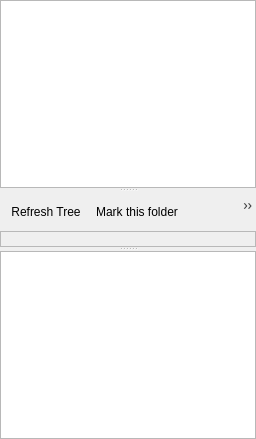
<?xml version="1.0" encoding="UTF-8"?>
<ui version="4.0">
  <class>FileBrowserWidget</class>
  <widget class="QWidget" name="FileBrowserWidget">
	<layout class="QVBoxLayout" name="verticalLayout_2">
	  <property name="spacing">
		<number>4</number>
	  </property>
	  <property name="margin">
		<number>0</number>
	  </property>
	  <item>
		<widget class="QSplitter" name="widget">
		  <property name="orientation">
			<enum>Qt::Vertical</enum>
		  </property>
		  <widget class="MarkListWidget" name="list_bookmarks">
			<property name="sizePolicy">
			  <sizepolicy hsizetype="Expanding" vsizetype="Maximum">
				<horstretch>0</horstretch>
				<verstretch>0</verstretch>
			  </sizepolicy>
			</property>
			<property name="maximumSize">
			  <size>
				<width>16777215</width>
				<height>16777215</height>
			  </size>
			</property>
			<property name="contextMenuPolicy">
			  <enum>Qt::ActionsContextMenu</enum>
			</property>
			<property name="acceptDrops">
			  <bool>true</bool>
			</property>
			<property name="editTriggers">
			  <set>QAbstractItemView::NoEditTriggers</set>
			</property>
			<property name="dragDropMode">
			  <enum>QAbstractItemView::DropOnly</enum>
			</property>
			<property name="alternatingRowColors">
			  <bool>true</bool>
			</property>
			<addaction name="actionRemoveBookmark"/>
		  </widget>
		  <widget class="QWidget" name="treeViewLabelAndToolBar">
			<property name="sizePolicy">
			  <sizepolicy hsizetype="Expanding" vsizetype="Maximum">
				<horstretch>0</horstretch>
				<verstretch>0</verstretch>
			  </sizepolicy>
			</property>
			<property name="maximumSize">
			  <size>
				<width>16777215</width>
				<height>37</height>
			  </size>
			</property>
			<layout class="QVBoxLayout" name="treeViewVerticalLayout">
			  <property name="spacing">
				<number>0</number>
			  </property>
			  <property name="sizeConstraint">
				<enum>QLayout::SetMinimumSize</enum>
			  </property>
			  <item>
				<widget class="QToolBar" name="treeViewToolbar">
				  <property name="sizePolicy">
					<sizepolicy hsizetype="Preferred" vsizetype="Fixed">
					  <horstretch>1</horstretch>
					  <verstretch>0</verstretch>
					</sizepolicy>
				  </property>
				  <property name="minimumSize">
					<size>
					  <width>0</width>
					  <height>39</height>
					</size>
				  </property>
				  <property name="maximumSize">
					<size>
					  <width>16777215</width>
					  <height>39</height>
					</size>
				  </property>
				  <addaction name="actionRefreshTree"/>
				  <addaction name="actionBookmarkFolder"/>
				  <addaction name="actionRemoveBookmark"/>
				  <addaction name="separator"/>
				  <addaction name="actionSetRootCurrentDir"/>
				  <addaction name="actionOneLevelUp"/>
				</widget>
			  </item>
			  <item>
				<widget class="KSqueezedTextLabel" name="treeViewLabel">
				  <property name="sizePolicy">
					<sizepolicy hsizetype="Expanding" vsizetype="Fixed">
					  <horstretch>0</horstretch>
					  <verstretch>0</verstretch>
					</sizepolicy>
				  </property>
				  <property name="frameShape">
					<enum>QFrame::StyledPanel</enum>
				  </property>
				</widget>
			  </item>
			</layout>
		  </widget>
		  <widget class="QTreeView" name="treeView_2">
			<property name="contextMenuPolicy">
			  <enum>Qt::ActionsContextMenu</enum>
			</property>
			<property name="dragEnabled">
			  <bool>true</bool>
			</property>
			<property name="dragDropMode">
			  <enum>QAbstractItemView::DragOnly</enum>
			</property>
			<property name="selectionMode">
			  <enum>QAbstractItemView::ExtendedSelection</enum>
			</property>
			<property name="verticalScrollMode">
			  <enum>QAbstractItemView::ScrollPerItem</enum>
			</property>
			<property name="autoExpandDelay">
			  <number>5</number>
			</property>
			<property name="uniformRowHeights">
			  <bool>true</bool>
			</property>
			<property name="sortingEnabled">
			  <bool>true</bool>
			</property>
			<property name="animated">
			  <bool>false</bool>
			</property>
			<property name="headerHidden">
			  <bool>true</bool>
			</property>
			<addaction name="actionRefreshTree"/>
			<addaction name="actionBookmarkFolder"/>
			<addaction name="actionSetCurrentStart"/>
			<addaction name="actionSetRootCurrentDir"/>
		  </widget>
		</widget>
	  </item>
	</layout>
	<action name="actionSetCurrentStart">
	  <property name="icon">
		<iconset resource="resource.qrc">
		  <normaloff>:/icons/user-home.png</normaloff>:/icons/user-home.png</iconset>
	  </property>
	  <property name="text">
		<string>Set This Dir as Start Directory</string>
	  </property>
	  <property name="toolTip">
		<string>Set current selected directory as a startup directory</string>
	  </property>
	</action>
	<action name="actionOneLevelUp">
	  <property name="enabled">
		<bool>false</bool>
	  </property>
	  <property name="icon">
		<iconset resource="resource.qrc">
		  <normaloff>:/icons/go-up.png</normaloff>:/icons/go-up.png</iconset>
	  </property>
	  <property name="text">
		<string>One Level Up</string>
	  </property>
	  <property name="iconText">
		<string>One Level Up</string>
	  </property>
	  <property name="toolTip">
		<string>Change root to one level up directory</string>
	  </property>
	  <property name="whatsThis">
		<string>Locks directory tree below to directory one level up form current</string>
	  </property>
	</action>
	<action name="actionRemoveBookmark">
	  <property name="icon">
		<iconset resource="resource.qrc">
		  <normaloff>:/icons/col_rem.png</normaloff>:/icons/col_rem.png</iconset>
	  </property>
	  <property name="text">
		<string>Remove mark</string>
	  </property>
	</action>
	<action name="actionBookmarkFolder">
	  <property name="icon">
		<iconset resource="resource.qrc">
		  <normaloff>:/icons/star.png</normaloff>:/icons/star.png</iconset>
	  </property>
	  <property name="text">
		<string>Mark this folder</string>
	  </property>
	</action>
	<action name="actionRefreshTree">
	  <property name="icon">
		<iconset resource="resource.qrc">
		  <normaloff>:/icons/reload.png</normaloff>:/icons/reload.png</iconset>
	  </property>
	  <property name="text">
		<string>Refresh Tree</string>
	  </property>
	  <property name="statusTip">
		<string>Refresh Tree</string>
	  </property>
	</action>
	<action name="actionSetRootCurrentDir">
	  <property name="checkable">
		<bool>true</bool>
	  </property>
	  <property name="icon">
		<iconset resource="resource.qrc">
		  <normaloff>:/icons/folder-locked.png</normaloff>:/icons/folder-locked.png</iconset>
	  </property>
	  <property name="text">
		<string>Set Current Dir as Root</string>
	  </property>
	  <property name="whatsThis">
		<string>Locks directory tree below to currently selected directory</string>
	  </property>
	</action>
  </widget>
  <customwidgets>
	<customwidget>
	  <class>MarkListWidget</class>
	  <extends>QListWidget</extends>
	  <header location="global">marklistwidget.h</header>
	</customwidget>
	<customwidget>
	  <class>KSqueezedTextLabel</class>
	  <extends>QLabel</extends>
	  <header>ksqueezedtextlabel.h</header>
	</customwidget>
  </customwidgets>
  <resources>
	<include location="../../src/resource.qrc"/>
  </resources>
  <connections>
	<connection>
	  <sender>actionRemoveBookmark</sender>
	  <signal>triggered()</signal>
	  <receiver>CuberokClass</receiver>
	  <slot>removeBookmark()</slot>
	  <hints>
		<hint type="sourcelabel">
		  <x>-1</x>
		  <y>-1</y>
		</hint>
		<hint type="destinationlabel">
		  <x>325</x>
		  <y>262</y>
		</hint>
	  </hints>
	</connection>
	<connection>
	  <sender>actionRefreshTree</sender>
	  <signal>triggered()</signal>
	  <receiver>CuberokClass</receiver>
	  <slot>refreshTree()</slot>
	  <hints>
		<hint type="sourcelabel">
		  <x>-1</x>
		  <y>-1</y>
		</hint>
		<hint type="destinationlabel">
		  <x>325</x>
		  <y>262</y>
		</hint>
	  </hints>
	</connection>
	<connection>
	  <sender>actionBookmarkFolder</sender>
	  <signal>triggered()</signal>
	  <receiver>CuberokClass</receiver>
	  <slot>setBookmark()</slot>
	  <hints>
		<hint type="sourcelabel">
		  <x>-1</x>
		  <y>-1</y>
		</hint>
		<hint type="destinationlabel">
		  <x>325</x>
		  <y>262</y>
		</hint>
	  </hints>
	</connection>
	<connection>
	  <sender>actionSetRootCurrentDir</sender>
	  <signal>activated()</signal>
	  <receiver>CuberokClass</receiver>
	  <slot>setRootCurrent()</slot>
	  <hints>
		<hint type="sourcelabel">
		  <x>-1</x>
		  <y>-1</y>
		</hint>
		<hint type="destinationlabel">
		  <x>325</x>
		  <y>262</y>
		</hint>
	  </hints>
	</connection>
	<connection>
	  <sender>actionOneLevelUp</sender>
	  <signal>activated()</signal>
	  <receiver>CuberokClass</receiver>
	  <slot>oneLevelUp()</slot>
	  <hints>
		<hint type="sourcelabel">
		  <x>-1</x>
		  <y>-1</y>
		</hint>
		<hint type="destinationlabel">
		  <x>325</x>
		  <y>262</y>
		</hint>
	  </hints>
	</connection>
	<connection>
	  <sender>actionSetRootCurrentDir</sender>
	  <signal>toggled(bool)</signal>
	  <receiver>actionOneLevelUp</receiver>
	  <slot>setEnabled(bool)</slot>
	  <hints>
		<hint type="sourcelabel">
		  <x>-1</x>
		  <y>-1</y>
		</hint>
		<hint type="destinationlabel">
		  <x>-1</x>
		  <y>-1</y>
		</hint>
	  </hints>
	</connection>
	<connection>
	  <sender>actionSetCurrentStart</sender>
	  <signal>activated()</signal>
	  <receiver>CuberokClass</receiver>
	  <slot>rememberStart_files()</slot>
	  <hints>
		<hint type="sourcelabel">
		  <x>-1</x>
		  <y>-1</y>
		</hint>
		<hint type="destinationlabel">
		  <x>325</x>
		  <y>267</y>
		</hint>
	  </hints>
	</connection>
  </connections>
</ui>
